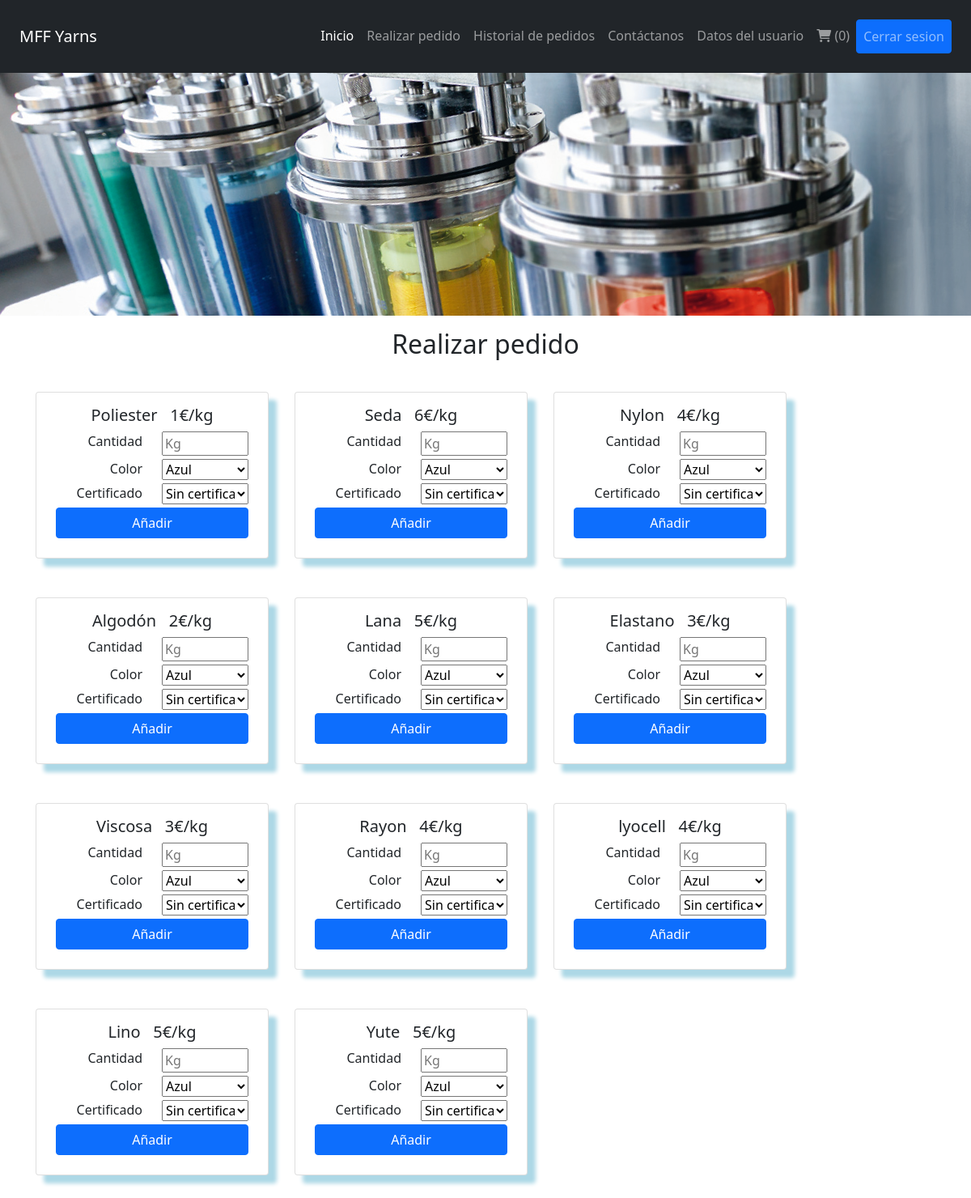
The app's page /views/pedidos/pedidos.php (signed in) with its own data.
### tables this page shows
CREATE TABLE IF NOT EXISTS `products` (
  `id` int(100) NOT NULL AUTO_INCREMENT,
  `name` varchar(100) NOT NULL,
  `price` int(100) NOT NULL,
  PRIMARY KEY (`id`)
);

### views/pedidos/card_hilo.php (the view, shortened to what this page needs)
<div class="card mb-5 flex-grow-2 mx-3" style="width: 18rem;">
     <div class="card-body">
         <h5 class="card-title text-center">
             <?php echo $fetch_products['name']; ?> &nbsp;
             <?php echo $fetch_products['price']; ?>€/kg
         </h5>
         <form action="" method="post" class="m-2 text-center">
             <div class="row mb-1">
                 <div class="col-6" style="text-align: right !important;">Cantidad</div>
                 <div class="col-6" style="text-align: left !important;">
                     <input type="text" name="product_quantity" placeholder="Kg">
                 </div>
             </div>
             <div class="row mb-1">
                 <div class="col-6" style="text-align: right !important;">Color</div>
                 <div class="col-6" style="text-align: left !important;">
                     <select name="color" id="" >
                         <option value="azul">Azul</option>
                     </select>
                 </div>
             </div>
             <div class="row mb-1">
                 <div class="col-6" style="text-align: right !important;">Certificado</div>
                 <div class="col-6" style="text-align: left !important;">
                 <select name="certified" id="" >
                     <option value="sin certificado">Sin certificado</option>
                 </select>
                 </div>
             </div>
             <input type="submit" value= "Añadir" name="add_to_cart" class="btn btn-primary">
         </form>
     </div>
 </div>

### views/pedidos/pedidos.php (shortened to what this page needs)
<?php
include '../../config.php';
$user_id = $_SESSION['user_id'];
?>
<!DOCTYPE html>
<html lang="en">
<head>
   <link href="https://cdn.jsdelivr.net/npm/bootstrap@5.0.2/dist/css/bootstrap.min.css" rel="stylesheet">
   <link rel="stylesheet" href="https://cdnjs.cloudflare.com/ajax/libs/font-awesome/6.0.0/css/all.min.css">
   <link rel="stylesheet" href="../../css/styles.css">
</head>
<body>
<?php include '../header/header.php'; ?>
<div class="wrap"></div>
<div class="container-fluid">
   <div class="row">
      <div class="col">
         <h2 class="text-center p-3">Realizar pedido</h2>
      </div>
   </div>
   <div class="d-flex flex-wrap justify-content-start p-3">
      <?php
         $select_products = mysqli_query($conn, "SELECT * FROM `products`") or die('query failed');
         if(mysqli_num_rows($select_products) > 0){
            while($fetch_products = mysqli_fetch_assoc($select_products)){
               include("card_hilo.php");
            }
         }else{
            echo '<p class="empty">Productos no añadidos</p>';
         }
      ?>
   </div>
</div>
</body>
</html>

### views/header/header.php (shortened to what this page needs)
<div class="container-fluid py-3 sticky-top bg-dark">
  <nav class="navbar navbar-expand-lg  navbar-dark ">
    <div class="container-fluid">
      <a class="navbar-brand" href="#">MFF Yarns</a>
      <div class="collapse navbar-collapse" id="navbarNav">
        <ul class="navbar-nav ms-auto">
          <li class="nav-item">
            <a class="nav-link active" aria-current="page" href="../home/home.php">Inicio</a>
          </li>
          <li class="nav-item">
            <a class="nav-link" href="../pedidos/pedidos.php">Realizar pedido</a>
          </li>
          <li class="nav-item">
            <a class="nav-link" href="../pedidos/historial_pedidos.php">Historial de pedidos</a>
          </li>
          <li class="nav-item">
            <a class="nav-link" href="../contactanos/contact.php">Contáctanos</a>
          </li>
          <li class="nav-item">
            <a class="nav-link" href="../datos_usuario/datos_user.php">Datos del usuario</a>
          </li>
          <li class="nav-item" id="user-btn">
            <?php
                $select_cart_number = mysqli_query($conn, "SELECT * FROM `cart` WHERE user_id = '$user_id'") or die('query failed');
                $cart_rows_number = mysqli_num_rows($select_cart_number);
            ?>
          <a class="nav-link" href="../carrito/cart.php"><i class="fas fa-shopping-cart"></i> <span>(<?php echo $cart_rows_number; ?>)</span> </a>
          </li>
          <li class="nav-item">
            <a class="nav-link btn btn-primary" href="../../logout.php">Cerrar sesion</a>
          </li>
        </ul>
      </div>
    </div>
  </nav>
</div>

### css/styles.css (style rules this page uses)
.wrap { height: 300px; background-image: url('../images/img-2.png'); background-size: cover; background-repeat: no-repeat; background-position: bottom; }
.card input,.card select { width: 100%; }
.card { box-shadow: 10px 10px 5px lightblue; }

### records on screen
products: name "Poliester", price "1"
products: name "Seda", price "6"
products: name "Nylon", price "4"
products: name "Algodón", price "2"
products: name "Lana", price "5"
products: name "Elastano", price "3"
products: name "Viscosa", price "3"
products: name "Rayon", price "4"
products: name "lyocell", price "4"
products: name "Lino", price "5"
products: name "Yute", price "5"

### other values on screen
$cart_rows_number "0"
